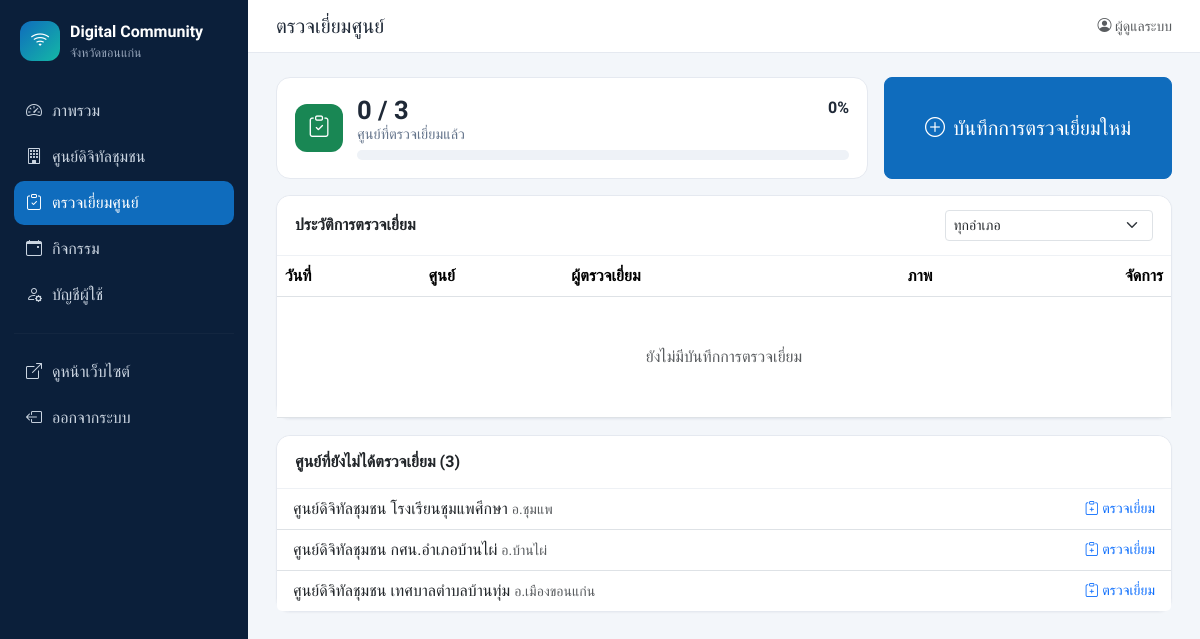
/admin/visits.php (signed in), run on the app's committed database.
### tables this page shows
CREATE TABLE IF NOT EXISTS centers (
  id            INT UNSIGNED AUTO_INCREMENT PRIMARY KEY,
  code          VARCHAR(30)  NULL,                   
  name          VARCHAR(255) NOT NULL,
  center_type   VARCHAR(100) NOT NULL DEFAULT '',    
  house_no      VARCHAR(30)  NOT NULL DEFAULT '',    
  moo           VARCHAR(10)  NOT NULL DEFAULT '',    
  address       VARCHAR(255) NOT NULL DEFAULT '',    
  village       VARCHAR(100) NOT NULL DEFAULT '',
  subdistrict   VARCHAR(100) NOT NULL DEFAULT '',
  district      VARCHAR(100) NOT NULL DEFAULT '',
  province      VARCHAR(100) NOT NULL DEFAULT 'ขอนแก่น',
  postcode      VARCHAR(10)  NOT NULL DEFAULT '',
  lat           DECIMAL(10,7) NULL,
  lng           DECIMAL(10,7) NULL,
  phone         VARCHAR(50)  NOT NULL DEFAULT '',
  email         VARCHAR(150) NOT NULL DEFAULT '',
  facebook      VARCHAR(255) NOT NULL DEFAULT '',
  open_hours    VARCHAR(150) NOT NULL DEFAULT '',
  services      TEXT NULL,                           
  description   TEXT NULL,
  cover_image   VARCHAR(255) NOT NULL DEFAULT '',
  is_active     TINYINT(1)   NOT NULL DEFAULT 1,
  created_at    DATETIME     NOT NULL DEFAULT CURRENT_TIMESTAMP,
  updated_at    DATETIME     NOT NULL DEFAULT CURRENT_TIMESTAMP ON UPDATE CURRENT_TIMESTAMP,
  UNIQUE KEY uq_code (code),
  KEY idx_district (district)
);

### includes/functions.php (called while the page is built, shortened)
<?php
function h($s): string
{
    return htmlspecialchars((string)$s, ENT_QUOTES, 'UTF-8');
}

### admin/visits.php (the view, shortened to what this page needs)
<?php
require_once __DIR__ . '/../includes/functions.php';
$pdo = db();
$where = [];
$params = [];
$st = $pdo->prepare(
    "SELECT v.*, c.name AS center_name, c.code, c.district,
            (SELECT COUNT(*) FROM activity_images i WHERE i.activity_id = v.activity_id) AS photo_count
     FROM visits v JOIN centers c ON c.id = v.center_id" .
    ($where ? ' WHERE ' . implode(' AND ', $where) : '') . ' ORDER BY v.visit_date DESC, v.id DESC'
);
$st->execute($params);
$rows = $st->fetchAll();
$progress = $pdo->query(
    'SELECT COUNT(*) AS total, SUM(EXISTS(SELECT 1 FROM visits v WHERE v.center_id = c.id)) AS visited FROM centers c'
)->fetch();
$notVisited = $pdo->query(
    'SELECT id, code, name, district FROM centers c WHERE NOT EXISTS (SELECT 1 FROM visits v WHERE v.center_id = c.id) ORDER BY district, name'
)->fetchAll();
require __DIR__ . '/partials/header.php';
$pct = $progress['total'] ? round($progress['visited'] / $progress['total'] * 100) : 0;
?>
<div class="row g-3 mb-3">
  <div class="col-md-8">
    <div class="stat-card h-100">
      <span class="stat-icon text-bg-success"><i class="bi bi-clipboard-check"></i></span>
      <div class="flex-grow-1">
        <div class="d-flex"><span class="stat-num"><?= (int)$progress['visited'] ?> / <?= (int)$progress['total'] ?></span><span class="ms-auto fw-semibold"><?= $pct ?>%</span></div>
        <div class="stat-label mb-1">ศูนย์ที่ตรวจเยี่ยมแล้ว</div>
        <div class="bar-track"><span class="bar-fill" style="width:<?= $pct ?>%"></span></div>
      </div>
    </div>
  </div>
  <div class="col-md-4 d-grid">
    <a href="visit_form.php" class="btn btn-primary btn-lg d-flex align-items-center justify-content-center gap-2"><i class="bi bi-plus-circle"></i> บันทึกการตรวจเยี่ยมใหม่</a>
  </div>
</div>
<div class="card mb-3">
  <div class="card-header">
    <form class="row g-2 align-items-center">
      <div class="col-auto"><strong>ประวัติการตรวจเยี่ยม</strong></div>
      <div class="col-md-3 ms-auto">
        <select name="district" class="form-select form-select-sm" onchange="this.form.submit()">
          <option value="">ทุกอำเภอ</option>
        </select>
      </div>
    </form>
  </div>
  <div class="table-responsive">
    <table class="table table-hover align-middle mb-0">
      <thead><tr><th>วันที่</th><th>ศูนย์</th><th>ผู้ตรวจเยี่ยม</th><th class="text-center">ภาพ</th><th class="text-end">จัดการ</th></tr></thead>
      <tbody>
      <?php if (!$rows): ?><tr><td colspan="5" class="text-center text-muted py-5">ยังไม่มีบันทึกการตรวจเยี่ยม</td></tr><?php endif; ?>
      </tbody>
    </table>
  </div>
</div>
<?php if ($notVisited): ?>
<div class="card">
  <div class="card-header"><strong>ศูนย์ที่ยังไม่ได้ตรวจเยี่ยม (<?= count($notVisited) ?>)</strong></div>
  <div class="list-group list-group-flush">
    <?php foreach ($notVisited as $c): ?>
      <a href="visit_form.php?center_id=<?= (int)$c['id'] ?>" class="list-group-item list-group-item-action d-flex align-items-center">
        <span><?= h($c['name']) ?> <span class="small text-muted"><?= h(($c['code'] ? $c['code'] . ' · ' : '') . 'อ.' . $c['district']) ?></span></span>
        <span class="ms-auto small text-primary text-nowrap"><i class="bi bi-clipboard-plus"></i> ตรวจเยี่ยม</span>
      </a>
    <?php endforeach; ?>
  </div>
</div>
<?php endif; ?>
<?php require __DIR__ . '/partials/footer.php'; ?>

### assets/css/admin.css (style rules this page uses)
:root { --brand:#0f6cbd;--brand-2:#14b8a6;--ink:#1f2937;--side:#0b1f3a }
body { font-family:'Sarabun',system-ui,sans-serif;background:#f3f6fa;color:var(--ink) }
h1,h2,h3,h4,h5,.brand,.stat-num,.btn,.card-header { font-family:'Prompt','Sarabun',sans-serif }
.card { border:1px solid #e5e9f0;border-radius:14px;box-shadow:0 1px 2px rgba(15,23,42,.04) }
.card-header { background:#fff;border-bottom:1px solid #eef1f5;padding:14px 18px;border-radius:14px 14px 0 0!important }
.btn-primary { background:var(--brand);border-color:var(--brand) }
.stat-card { display:flex;gap:14px;align-items:center;background:#fff;border:1px solid #e5e9f0;border-radius:14px;padding:18px }
.stat-icon { display:grid;place-items:center;width:48px;height:48px;border-radius:12px;font-size:1.35rem }
.stat-num { font-size:1.6rem;font-weight:600;line-height:1.1 }
.stat-label { color:#64748b;font-size:.9rem }
.bar-track { flex:1;height:10px;background:#eef2f7;border-radius:6px;overflow:hidden }

### data on the page
centers: name "ศูนย์ดิจิทัลชุมชน โรงเรียนชุมแพศึกษา", code+district "อ.ชุมแพ"
centers: name "ศูนย์ดิจิทัลชุมชน กศน.อำเภอบ้านไผ่", code+district "อ.บ้านไผ่"
centers: name "ศูนย์ดิจิทัลชุมชน เทศบาลตำบลบ้านทุ่ม", code+district "อ.เมืองขอนแก่น"

### other printed values
PROVINCE "ขอนแก่น"
$label "ภาพรวม"
$label "ศูนย์ดิจิทัลชุมชน"
$label "ตรวจเยี่ยมศูนย์"
$label "กิจกรรม"
$label "บัญชีผู้ใช้"
$pageTitle "ตรวจเยี่ยมศูนย์"
$user['fullname'] ?: $user['username'] "ผู้ดูแลระบบ"
$progress['visited'] "0"
$progress['total'] "3"
$pct "0"
count($notVisited) "3"
